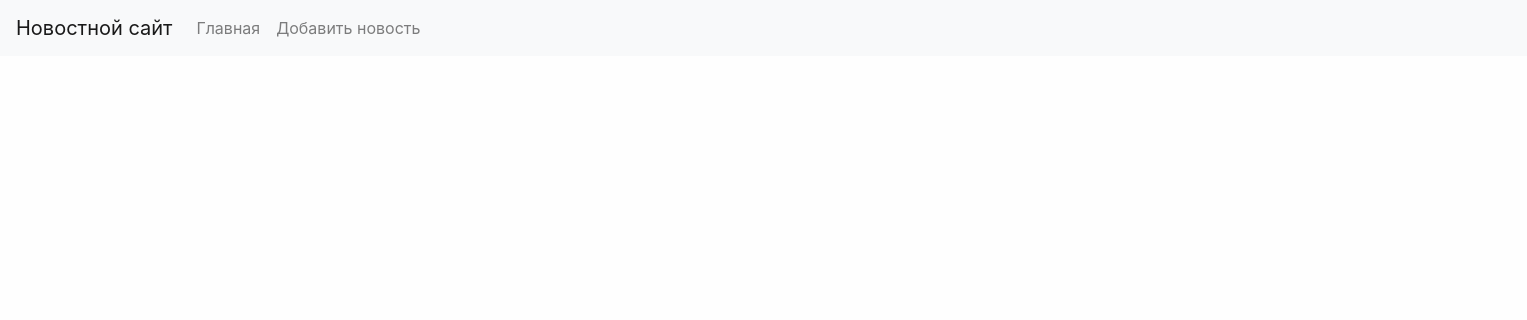
Before: /news/ with the older database file.
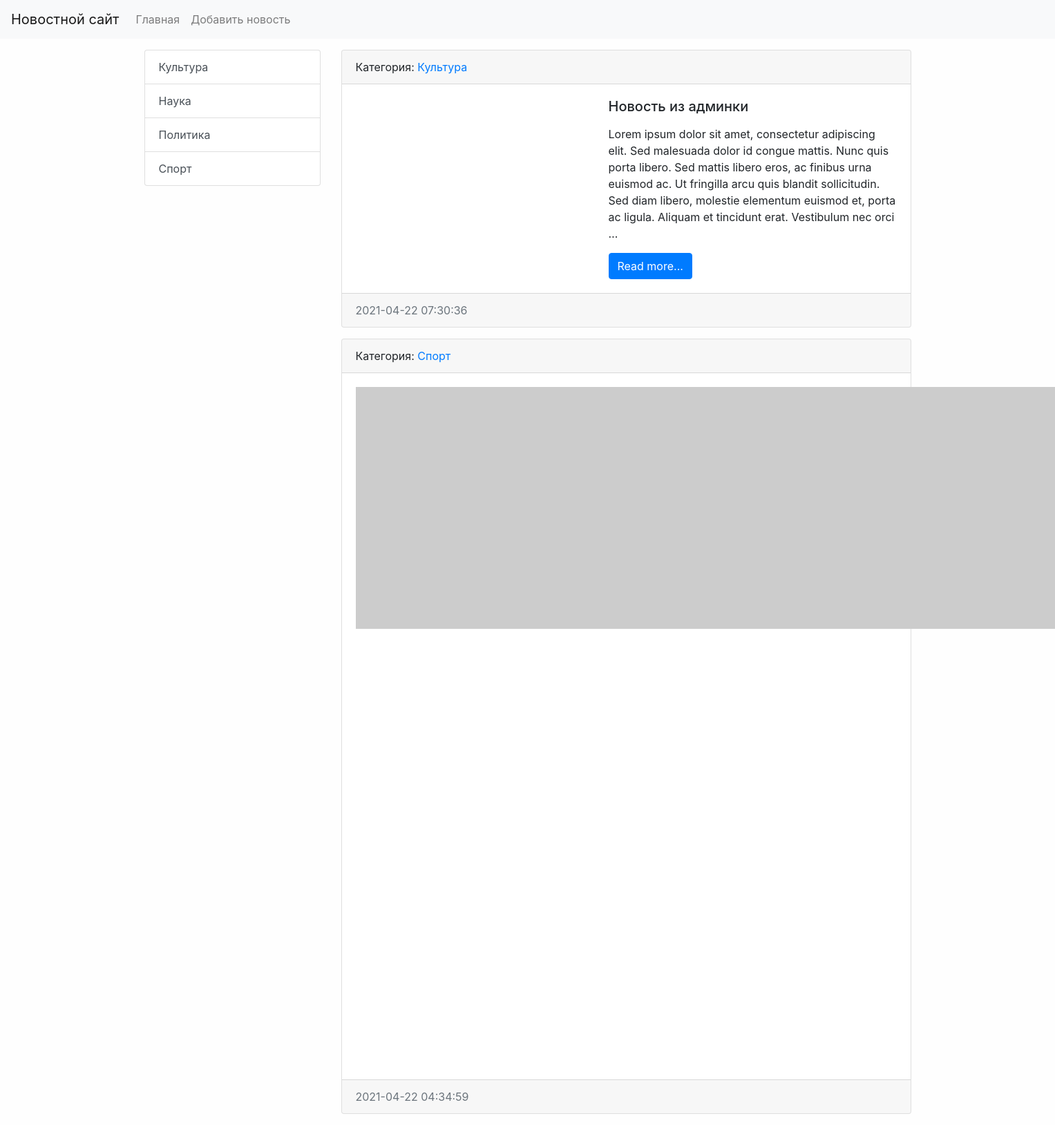
After: the same page with the newer database file.
### news/models.py (models this page shows, shortened)
class Category(models.Model):
    title = models.CharField(max_length=150, db_index=True, verbose_name='Наименование категории')
    def get_absolute_url(self):
        return reverse('category', kwargs={"category_id": self.pk})
    def __str__(self):
        return self.title
    class Meta:
        verbose_name = 'Категория'
        verbose_name_plural = 'Категории'
        ordering = ['title']

class News(models.Model):
    title = models.CharField(max_length=150, verbose_name='Наименование')
    content = models.TextField(blank=True, verbose_name='Контент')
    created_at = models.DateTimeField(auto_now_add=True, verbose_name='Дата публикации')
    updated_at = models.DateTimeField(auto_now=True, verbose_name='Обновлено')
    photo = models.ImageField(upload_to='photos/%Y/%m/%d', verbose_name='Фото', blank=True)
    is_published = models.BooleanField(default=True, verbose_name='Опубликовано')
    category = models.ForeignKey(Category, on_delete=models.PROTECT, null=True, verbose_name='Категория')
    def get_absolute_url(self):
        return reverse('view_news', kwargs={"news_id": self.pk})
    class Meta:
        verbose_name = 'Новость'
        verbose_name_plural = 'Новости'
        ordering = ['-created_at']

### news/views.py (the view)
# urls.py: path('', HomeNews.as_view(), name="home"),
class HomeNews(ListView):
    model = News
    template_name = 'news/home_news_list.html'
    context_object_name = 'news'
    def get_context_data(self, *, object_list=None, **kwargs):
        context = super().get_context_data(**kwargs)
        context['title'] = 'Главная страница'
        return context
    def get_queryset(self):
        return News.objects.filter(is_published=True)

### news/templatetags/news_tags.py (called while the page is built)
@register.inclusion_tag('news/list_categories.html')
def show_categories(arg1='Hello', arg2='world'):
    categories = Category.objects.all()
    return {"categories": categories, "arg1": arg1, "arg2": arg2}

### news/templates/news/home_news_list.html (shortened to what this page needs)
{% extends 'base.html' %}
{% block sidebar %}
 {% include 'inc/_sidebar.html' %}
{% endblock %}
{% block content %}
{% for item in news %}
<div class="card mb-3">
    <div class="card-header">
        Категория: <a href="{{ item.category.get_absolute_url}}">{{ item.category }}</a>
    </div>
    <div class="card-body">
        <div class="media">
            {% if item.photo%}
            <img src="{{ item.photo.url }}" alt="" width="350" class="mr-3">
            {% else %}
            <img src="https://picsum.photos/id//1060/350/235/?blur=2" alt="" class="mr-3">
            {% endif %}
            <div class="media-body">
                <h5 class="card-title">{{ item.title }}</h5>
                <p class="card-text">{{ item.content|safe|linebreaks|truncatewords:50}}</p>
                <a href="{{ item.get_absolute_url }}" class="btn btn-primary">Read more...</a>
            </div>
        </div>
    </div>
    <div class="card-footer text-muted">
        {{ item.created_at|date:"Y-m-d H:i:s" }}
    </div>
</div>
{% endfor %}
{% endblock %}

### news/templates/news/list_categories.html
<div class="list-group">
    {% for item in categories %}
    <a href="{{ item.get_absolute_url }}" class="list-group-item list-group-item-action">{{ item.title }}</a>
    {% endfor %}
</div>

Changed rows visible on the page:
added Category: title "Культура"
added Category: title "Наука"
added Category: title "Политика"
added Category: title "Спорт"
added News: category "Культура", title "Новость из админки", content "Lorem ipsum dolor sit amet, consectetur adipiscing elit. Sed malesuada dolor id congue mattis. Nunc quis porta libero. Sed mattis libero eros, ac finibus urna euismod ac. Ut fringilla arcu quis blandit sollicitudin. Sed diam libero, molestie elementum euismod et, porta ac ligula. Aliquam et tincidunt erat. Vestibulum nec orci …", created_at "2021-04-22 07:30:36"
added News: category "Спорт", created_at "2021-04-22 04:34:59"
